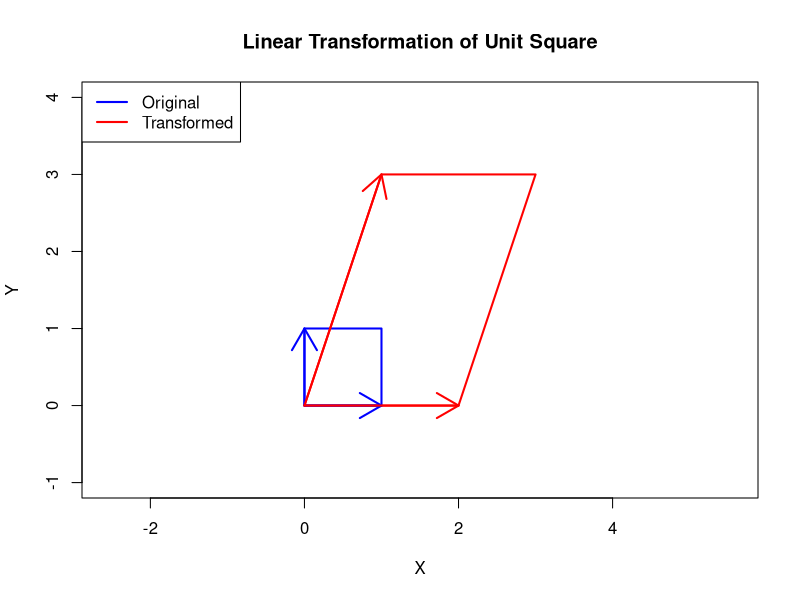

Write R code to recreate this figure.
#Lecture 1 -> Notes

# Defining a matrix
a = matrix(c(1,2,3,4,5,6), nrow=2)
b = matrix(c(7,8,9,10,11,12), nrow=2)
c = matrix(c(13, 14, 15, 16, 17, 18), nrow=2)

# Matrix multiplication and transpose
(a+b)%*%t(c) == a%*%t(c) + b%*%t(c)

# Defining a vector of ones
ones <- rep(1, times = 10)

# Defining a vector of zeros
zeros <- rep(0, times = 10)

# Unit vector
unit_vec <- rep(0, times = 10)
unit_vec[3] <- 1

# Diagonal matrix
diag_mat = diag(c(1, 2, 3, 4, 5))

# Trace
sum(diag(diag_mat))
sum(diag(a)) #not square, so the last column is not considered

# Determinant
det(diag_mat)
det(t(diag_mat))

# Singular matrix
# if determinant is 0, then matrix is singular (A singular matrix is a square matrix that cannot be inverted. -> Its rows or columns are linearly dependent)
A <- matrix(c(1, 2, 2, 4), nrow = 2)
det(A)
#solve(A) -> will give error -> Błąd w poleceniu 'solve.default(A)': procedura Lapack dgesv: system jest dokładnie osobliwy: U[2,2] = 0

# Rank -> maximum number of linearly independent rows (columns)
library(Matrix)
rankMatrix(A) # 1 indepenent row
rankMatrix(a) # 2 independent rows


# Plotting linear transformation
plot_linear_transformation <- function(A) {
  if (!all(dim(A) == c(2, 2))) {
    stop("Matrix A must be 2x2.")
  }
  
  square <- matrix(c(0, 0,
                     1, 0,
                     1, 1,
                     0, 1,
                     0, 0), ncol = 2, byrow = TRUE)
  
  transformed_square <- t(A %*% t(square))
  
  e1 <- c(1, 0)
  e2 <- c(0, 1)
  Te1 <- A %*% e1
  Te2 <- A %*% e2
  
  plot(NULL, xlim = c(-1, max(4, transformed_square[,1])),
       ylim = c(-1, max(4, transformed_square[,2])),
       xlab = "X", ylab = "Y", asp = 1,
       main = "Linear Transformation of Unit Square")
  
  lines(square[,1], square[,2], col = "blue", lwd = 2)
  lines(transformed_square[,1], transformed_square[,2], col = "red", lwd = 2)
  
  arrows(0, 0, e1[1], e1[2], col = "blue", lwd = 2)
  arrows(0, 0, e2[1], e2[2], col = "blue", lwd = 2)
  
  arrows(0, 0, Te1[1], Te1[2], col = "red", lwd = 2)
  arrows(0, 0, Te2[1], Te2[2], col = "red", lwd = 2)
  
  legend("topleft", legend = c("Original", "Transformed"),
         col = c("blue", "red"), lwd = 2)
}

A = matrix(c(2, 0, 1, 3), nrow=2)
plot_linear_transformation(A)

# Matrix Inverse
solve(A)

# Generalized inverse / pseudo-inverse (Moore Penrose inverse) -> used if the matrix is not square or singular
library(MASS)
ginv(A)
ginv(a)

# Checking correctness of pseudo-inverse
ginv_a = ginv(a)
all.equal(a %*% ginv_a %*% a, a, tolerance=1e-8)
all.equal(t(a %*% ginv_a), a %*% ginv_a, tolerance=1e-8)
all.equal(ginv_a %*% a %*% ginv_a, ginv_a, tolerance=1e-8)
all.equal(t(ginv_a %*% a), ginv_a %*% a, tolerance=1e-8)

